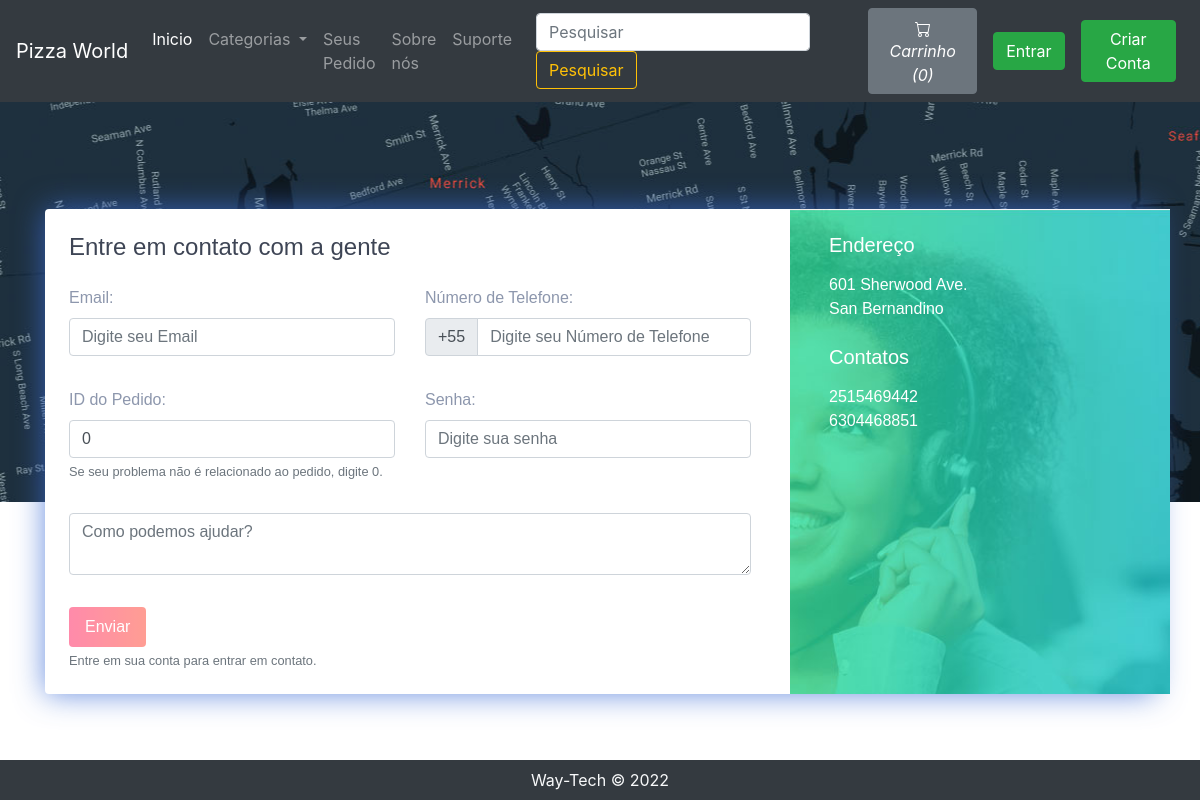
The app's page /contact.php, older data.
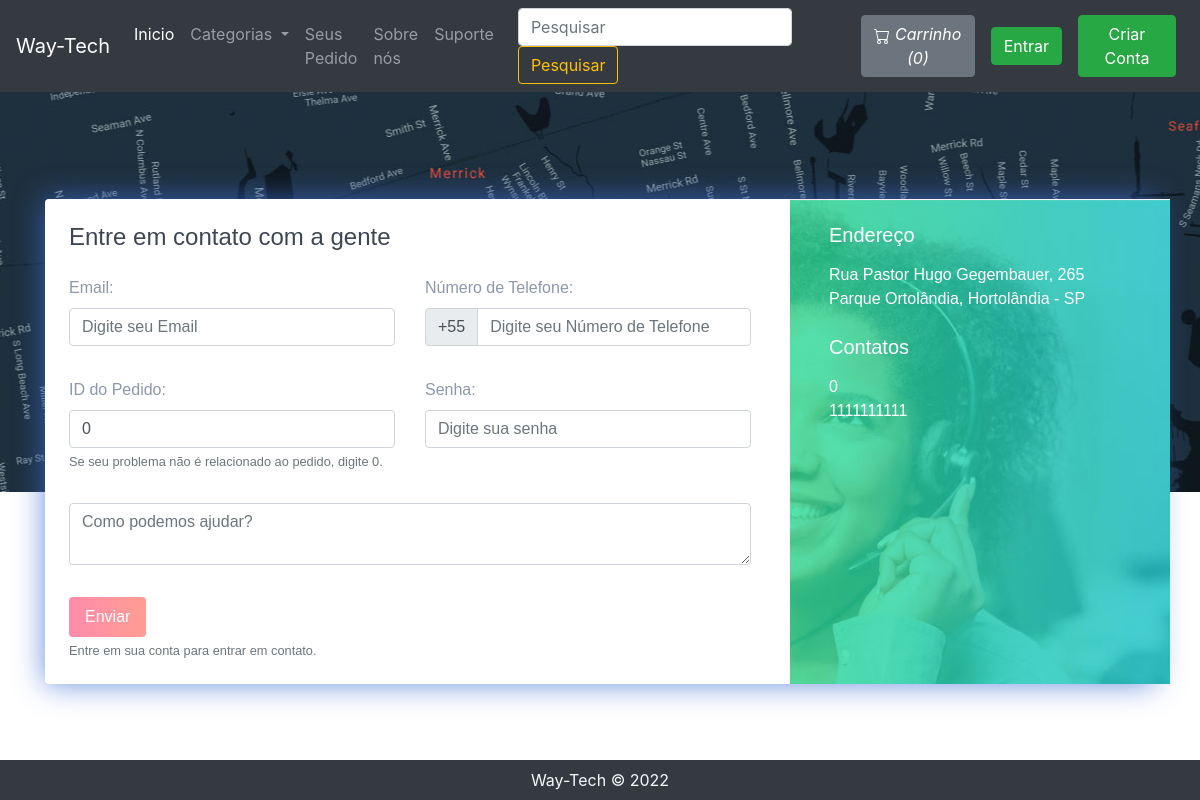
The same page, newer data.
### tables this page shows
CREATE TABLE `sitedetail` (
  `tempId` int(11) NOT NULL,
  `systemName` varchar(21) NOT NULL,
  `email` varchar(35) NOT NULL,
  `contact1` bigint(21) NOT NULL,
  `contact2` bigint(21) DEFAULT NULL COMMENT 'Optional',
  `address` text NOT NULL,
  `dateTime` datetime NOT NULL DEFAULT current_timestamp()
);

### contact.php (the view, shortened to what this page needs)
<!doctype html>
<html lang="en">
  <head>
    <link rel="stylesheet" href="https://stackpath.bootstrapcdn.com/bootstrap/4.5.0/css/bootstrap.min.css">
    <link rel="stylesheet" href="https://use.fontawesome.com/releases/v5.8.2/css/all.css">
  </head>
  <body>
  <?php include 'partials/_dbconnect.php';?>
  <?php include 'partials/_nav.php';?>
      <div class="contact2" style="background-image:url(img/map.jpg);height: 400px;" id="contact">
        <div class="container">
          <div class="row contact-container">
            <div class="col-lg-12">
              <div class="card card-shadow border-0 mb-4">
                <div class="row">
                  <div class="col-lg-8">
                    <div class="contact-box p-4">
                      <div class="row">
                        <div class="col-lg-8">
                          <h4 class="title">Entre em contato com a gente</h4>
                        </div>
                      </div>
                      <form action="partials/_manageContactUs.php" method="POST">
                        <div class="row">
                          <div class="col-lg-6">
                            <div class="form-group mt-3">
                                <b><label for="email">Email:</label></b>
                                <input type="email" class="form-control" id="email" name="email" placeholder="Digite seu Email" required value="">
                            </div>
                          </div>
                          <div class="col-lg-6">
                            <div class="form-group mt-3">
                                <b><label for="phone">Número de Telefone:</label></b>
                                <div class="input-group mb-3">
                                    <div class="input-group-prepend">
                                      <span class="input-group-text" id="basic-addon">+55</span>
                                    </div>
                                    <input type="tel" class="form-control" id="phone" name="phone" aria-describedby="basic-addon" placeholder="Digite seu Número de Telefone" required pattern="[0-9]{11}" maxlength="11" >
                                </div>
                            </div>
                          </div>
                          <div class="col-lg-6">
                            <div class="form-group mt-3">
                              <b><label for="orderId">ID do Pedido:</label></b>
                              <input class="form-control" type="text" id="orderId" name="orderId" placeholder="Número do seu Pedido" value="0">
                              <small id="orderIdHelp" class="form-text text-muted">Se seu problema não é relacionado ao pedido, digite 0.</small>
                            </div>
                          </div>
                          <div class="col-lg-6">
                            <div class="form-group mt-3">
                              <b><label for="password">Senha:</label></b>
                              <input class="form-control" id="password" name="password" type="password" placeholder="Digite sua senha" required data-toggle="password">
                            </div>
                          </div>
                          <div class="col-lg-12">
                            <div class="form-group  mt-3">
                                <textarea class="form-control" id="message" name="message" rows="2" required minlength="6" placeholder="Como podemos ajudar?"></textarea>
                            </div>
                          </div>
                          <?php if($loggedin){ ?>
                            <div class="col-lg-12">
                              <button type="submit" class="btn btn-danger-gradiant mt-3 mb-3 text-white border-0 py-2 px-3"><span> Enviar <i class="ti-arrow-right"></i></span></button>
                              <button type="button" class="btn btn-danger-gradiant mt-3 mb-3 text-white border-0 py-2 px-3 mx-2" data-toggle="modal" data-target="#history"><span> Histórico de Mensagens <i class="ti-arrow-right"></i></span></button>
                            </div>
                          <?php }else { ?>
                            <div class="col-lg-12">
                              <button type="submit" class="btn btn-danger-gradiant mt-3 text-white border-0 py-2 px-3" disabled><span> Enviar <i class="ti-arrow-right"></i></span></button>
                              <small class="form-text text-muted">Entre em sua conta para entrar em contato.</small>
                            </div>
                          <?php } ?>
                        </div>
                      </form>
                    </div>
                  </div>
                  <?php
                    $sql = "SELECT * FROM `sitedetail`";
                    $result = mysqli_query($conn, $sql);
                    $row = mysqli_fetch_assoc($result);
                    $address = $row['address'];
                    $contact1 = $row['contact1'];
                    $contact2 = $row['contact2'];
                    echo '<div class="col-lg-4 bg-image" style="background-image:url(img/contact.jpg)">
                          <div class="detail-box p-4">
                            <h5 class="text-white font-weight-light mb-3">Endereço</h5>
                            <p class="text-white op-7">' .$address. '</p>
                            <h5 class="text-white font-weight-light mb-3 mt-4">Contatos</h5>
                            <p class="text-white op-7">' .$contact1. '
                              <br> ' .$contact2. '</p>
                          </div>
                        </div>';
                  ?>
                </div>
              </div>
            </div>
          </div>
        </div>
      </div>
  <?php include 'partials/_footer.php';?>
  </body>
</html>

### partials/_nav.php (shortened to what this page needs)
<?php
if(isset($_SESSION['loggedin']) && $_SESSION['loggedin']==true){
  $loggedin= true;
  $userId = $_SESSION['userId'];
  $username = $_SESSION['username'];
}
else{
  $loggedin = false;
  $userId = 0;
}
$sql = "SELECT * FROM `sitedetail`";
$result = mysqli_query($conn, $sql);
$row = mysqli_fetch_assoc($result);
$systemName = $row['systemName'];
echo '<nav class="navbar navbar-expand-lg navbar-dark bg-dark">
      <a class="navbar-brand" href="index.php">'.$systemName.'</a>
      <button class="navbar-toggler" type="button" data-toggle="collapse" data-target="#navbarSupportedContent" aria-controls="navbarSupportedContent" aria-expanded="false" aria-label="Toggle navigation">
        <span class="navbar-toggler-icon"></span>
      </button>
      <div class="collapse navbar-collapse" id="navbarSupportedContent">
        <ul class="navbar-nav mr-auto">
          <li class="nav-item active">
            <a class="nav-link" href="index.php">Inicio <span class="sr-only">(current)</span></a>
          </li>
          <li class="nav-item dropdown">
            <a class="nav-link dropdown-toggle" href="#" id="navbarDropdown" role="button" data-toggle="dropdown" aria-haspopup="true" aria-expanded="false">
              Categorias
            </a>
            <div class="dropdown-menu" aria-labelledby="navbarDropdown">';
            echo '</div>
          </li>
          <li class="nav-item">
            <a class="nav-link" href="viewOrder.php">Seus Pedido</a>
          </li>
          <li class="nav-item">
            <a class="nav-link" href="about.php">Sobre nós</a>
          </li>
          <li class="nav-item">
            <a class="nav-link" href="contact.php">Suporte</a>
          </li>
        </ul>
        <form method="get" action="/tcc/search.php" class="form-inline my-2 my-lg-0 mx-3">
          <input class="form-control mr-sm-2" type="search" name="search" id="search" placeholder="Pesquisar" aria-label="Search" required>
          <button class="btn btn-outline-warning my-2 my-sm-0" type="submit">Pesquisar</button>
        </form>';
        $countsql = "SELECT SUM(`itemQuantity`) FROM `viewcart` WHERE `userId`=$userId";
        $countresult = mysqli_query($conn, $countsql);
        $countrow = mysqli_fetch_assoc($countresult);
        $count = $countrow['SUM(`itemQuantity`)'];
        if(!$count) {
          $count = 0;
        }
        echo '<a href="viewCart.php"><button type="button" class="btn btn-secondary mx-2" title="MyCart">
          <svg xmlns="img/cart.svg" width="16" height="16" fill="currentColor" class="bi bi-cart" viewBox="0 0 16 16">
            <path d="M0 1.5A.5.5 0 0 1 .5 1H2a.5.5 0 0 1 .485.379L2.89 3H14.5a.5.5 0 0 1 .491.592l-1.5 8A.5.5 0 0 1 13 12H4a.5.5 0 0 1-.491-.408L2.01 3.607 1.61 2H.5a.5.5 0 0 1-.5-.5zM3.102 4l1.313 7h8.17l1.313-7H3.102zM5 12a2 2 0 1 0 0 4 2 2 0 0 0 0-4zm7 0a2 2 0 1 0 0 4 2 2 0 0 0 0-4zm-7 1a1 1 0 1 1 0 2 1 1 0 0 1 0-2zm7 0a1 1 0 1 1 0 2 1 1 0 0 1 0-2z"/>
          </svg>
          <i class="bi bi-cart">Carrinho (' .$count. ')</i>
        </button></a>';
        if($loggedin){
          echo '<ul class="navbar-nav mr-2">
            <li class="nav-item dropdown">
              <a class="nav-link dropdown-toggle" href="#" id="navbarDropdown" role="button" data-toggle="dropdown" > Bem vindo <b>' .$username. '</b></a>
              <div class="dropdown-menu" aria-labelledby="navbarDropdown">
                <a class="dropdown-item" href="partials/_logout.php">Sair</a>
              </div>
            </li>
          </ul>
          <div class="text-center image-size-small position-relative">
            <a href="viewProfile.php"><img src="img/person-' .$userId. '.jpg" class="rounded-circle" onError="this.src = \'img/profilePic.jpg\'" style="width:40px; height:40px"></a>
          </div>';
        }
        else {
          echo '
          <button type="button" class="btn btn-success mx-2"  data-toggle="modal" data-target="#loginModal">Entrar</button>
          <button type="button" class="btn btn-success mx-2"  data-toggle="modal" data-target="#signupModal">Criar Conta</button>';
        }
  echo '</div>
    </nav>';
?>

### partials/_footer.php
<div class="footer container-fluid bg-dark text-light">
    <p class="text-center py-2 mb-0">Way-Tech © 2022</a></p>
</div>

### contact.php (style rules this page uses)
.footer.container-fluid.bg-dark.text-light { position:fixed; bottom:0; }
.contact2 { font-family: "Montserrat", sans-serif; color: #8d97ad; font-weight: 300; background-position: center top; }
.contact2 h1, .contact2 h2, .contact2 h3, .contact2 h4, .contact2 h5, .contact2 h6 { color: #3e4555; }
.contact2 .bg-image { background-size: cover; position: relative; display: -webkit-box; display: -webkit-flex; display: -ms-flexbox; display: flex; }
.contact2 .card.card-shadow { -webkit-box-shadow: 0px 0px 30px rgba(115, 128, 157, 0.1); box-shadow: 0px 0px 30px rgba(61, 109, 214, 0.774); }
.contact2 .contact-container { position: relative; top: 107px; }
.contact2 .btn-danger-gradiant { background: #ff4d7e; background: -webkit-linear-gradient(legacy-direction(to right), #ff4d7e 0%, #ff6a5b 100%); background: -webkit-gradient(linear, left top, right top, from(#ff4d7e), to(#ff6a5b)); background: -webkit-linear-gradient(left, #ff4d7e 0%, #ff6a5b 100%); background: -o-linear-gradient(left, #ff4d7e 0%, #ff6a5b 100%); background: linear-gradient(to right, #ff4d7e 0%, #ff6a5b 100%); }

Row changes from the older to the newer data that the page shows:
changed sitedetail: systemName "Pizza World" → "Way-Tech"; address "601 Sherwood Ave. San Bernandino" → "Rua Pastor Hugo Gegembauer, 265 Parque Ortolândia, Hortolândia - SP"; contact1 "2515469442" → "0"; contact2 "6304468851" → "1111111111"
